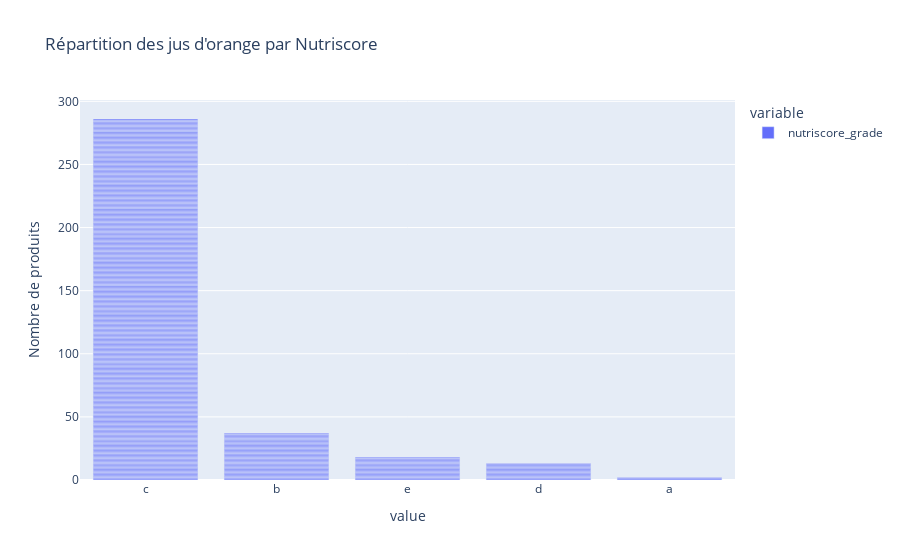

The notebook cell saved with this chart:
### Code cell
# visualisation
fig = px.bar(df_nutriscore.nutriscore_grade, labels={
                     "nutriscore_grade": "Nutriscore",
                     "count": "Nombre de produits",
                 },
                title="Répartition des jus d'orange par Nutriscore",
             category_orders={"nutriscore_grade":['a','b','c','d','e']})

fig.show()

### Figure 1 — Plotly figure (JSON) as saved in the notebook; plotly's stock layout.template omitted (floating-point values rounded to 4 significant figures; data arrays with more than 128 entries replaced by an {"elided": "..."} marker saying what was removed)
{"data": [{"alignmentgroup": "True", "hovertemplate": "variable=nutriscore_grade<br>value=%{x}<br>Nombre de produits=%{y}<extra></extra>", "legendgroup": "nutriscore_grade", "marker": {"color": "#636efa", "pattern": {"shape": ""}}, "name": "nutriscore_grade", "offsetgroup": "nutriscore_grade", "orientation": "v", "showlegend": true, "textposition": "auto", "type": "bar", "x": {"elided": "517 str values"}, "xaxis": "x", "y": {"elided": "517 int values"}, "yaxis": "y"}], "layout": {"barmode": "relative", "legend": {"title": {"text": "variable"}, "tracegroupgap": 0}, "title": {"text": "Répartition des jus d'orange par Nutriscore"}, "xaxis": {"anchor": "y", "domain": [0.0, 1.0], "title": {"text": "value"}}, "yaxis": {"anchor": "x", "domain": [0.0, 1.0], "title": {"text": "Nombre de produits"}}}}
